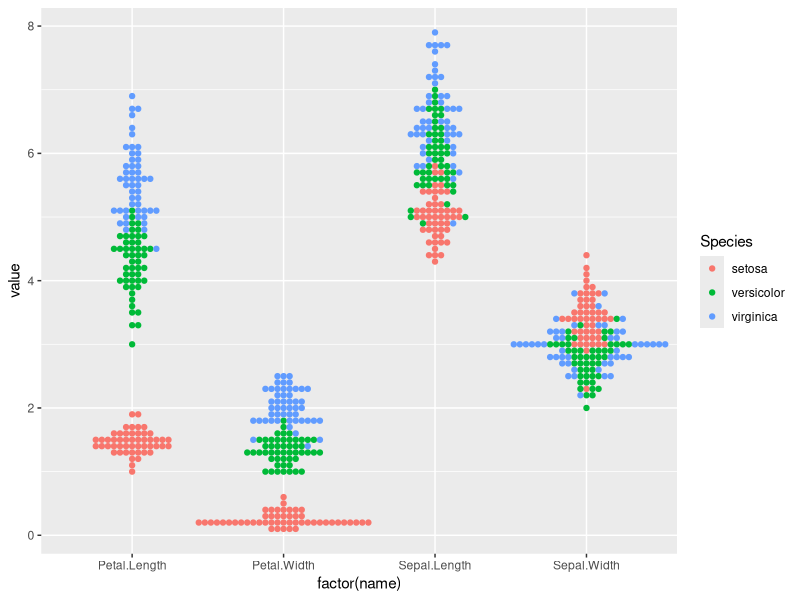

Write the R code that produced this figure.
## ---- chunk 1
library(ggplot2)
library(tidyr)
library(ggbeeswarm)
ggplot(pivot_longer(iris, cols=1:4), 
   aes(x=factor(name), y=value, colour=Species)) + geom_beeswarm()
## ---- chunk 2
cutsl = c(0,5.4,6,8)
with(iris, table(cut(Sepal.Length,cutsl),Species))
## ---- chunk 3
library(MASS)
lm(low~I(cut(lwt,seq(0,300,50)))-1, data=birthwt)
